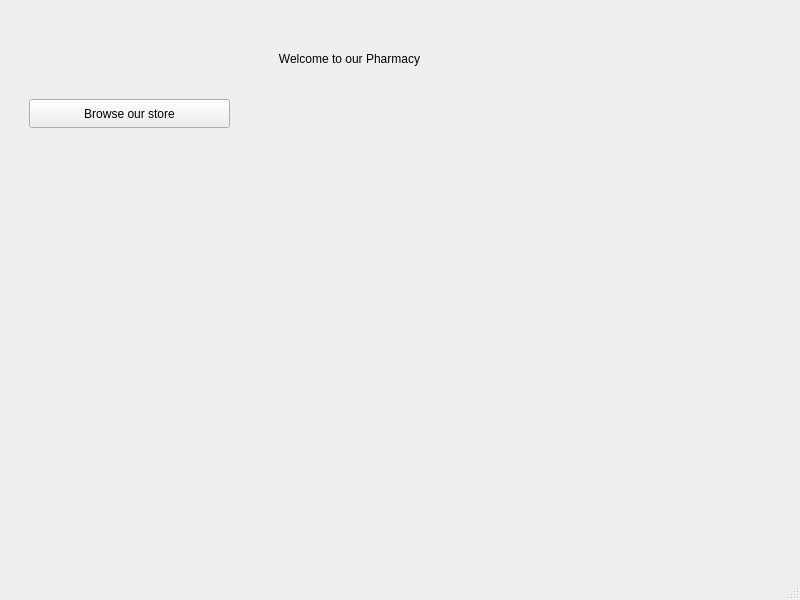
<?xml version="1.0" encoding="UTF-8"?>
<ui version="4.0">
 <class>MainWindow</class>
 <widget class="QMainWindow" name="MainWindow">
  <property name="geometry">
   <rect>
    <x>0</x>
    <y>0</y>
    <width>800</width>
    <height>600</height>
   </rect>
  </property>
  <property name="windowTitle">
   <string>MainWindow</string>
  </property>
  <widget class="QWidget" name="centralwidget">
   <layout class="QHBoxLayout" name="horizontalLayout">
    <item>
     <widget class="QStackedWidget" name="stackedWidget">
      <property name="currentIndex">
       <number>2</number>
      </property>
      <widget class="QWidget" name="page">
       <widget class="QLineEdit" name="LogUsername">
        <property name="geometry">
         <rect>
          <x>320</x>
          <y>150</y>
          <width>113</width>
          <height>28</height>
         </rect>
        </property>
        <property name="placeholderText">
         <string>Username</string>
        </property>
       </widget>
       <widget class="QLineEdit" name="LogPassword">
        <property name="geometry">
         <rect>
          <x>320</x>
          <y>210</y>
          <width>113</width>
          <height>28</height>
         </rect>
        </property>
        <property name="text">
         <string/>
        </property>
        <property name="echoMode">
         <enum>QLineEdit::EchoMode::Password</enum>
        </property>
        <property name="placeholderText">
         <string>Password</string>
        </property>
       </widget>
       <widget class="QPushButton" name="btnLogin">
        <property name="geometry">
         <rect>
          <x>420</x>
          <y>280</y>
          <width>121</width>
          <height>29</height>
         </rect>
        </property>
        <property name="text">
         <string>Log In</string>
        </property>
       </widget>
       <widget class="QPushButton" name="btnGoToRegister">
        <property name="geometry">
         <rect>
          <x>189</x>
          <y>280</y>
          <width>131</width>
          <height>29</height>
         </rect>
        </property>
        <property name="text">
         <string> Register Instead</string>
        </property>
       </widget>
      </widget>
      <widget class="QWidget" name="page_2">
       <widget class="QLineEdit" name="RegUsername">
        <property name="geometry">
         <rect>
          <x>130</x>
          <y>110</y>
          <width>113</width>
          <height>28</height>
         </rect>
        </property>
        <property name="text">
         <string/>
        </property>
        <property name="placeholderText">
         <string>Username</string>
        </property>
       </widget>
       <widget class="QLineEdit" name="RegPassword">
        <property name="geometry">
         <rect>
          <x>130</x>
          <y>170</y>
          <width>113</width>
          <height>28</height>
         </rect>
        </property>
        <property name="placeholderText">
         <string>Password</string>
        </property>
       </widget>
       <widget class="QLineEdit" name="Email">
        <property name="geometry">
         <rect>
          <x>130</x>
          <y>220</y>
          <width>113</width>
          <height>28</height>
         </rect>
        </property>
        <property name="placeholderText">
         <string>Email</string>
        </property>
       </widget>
       <widget class="QLineEdit" name="Phone">
        <property name="geometry">
         <rect>
          <x>130</x>
          <y>270</y>
          <width>113</width>
          <height>28</height>
         </rect>
        </property>
        <property name="placeholderText">
         <string>Phone</string>
        </property>
       </widget>
       <widget class="QLineEdit" name="Address">
        <property name="geometry">
         <rect>
          <x>130</x>
          <y>320</y>
          <width>113</width>
          <height>28</height>
         </rect>
        </property>
        <property name="placeholderText">
         <string>Address</string>
        </property>
       </widget>
       <widget class="QPushButton" name="btnSubmitRegister">
        <property name="geometry">
         <rect>
          <x>340</x>
          <y>170</y>
          <width>131</width>
          <height>29</height>
         </rect>
        </property>
        <property name="text">
         <string>Register</string>
        </property>
       </widget>
       <widget class="QPushButton" name="btnBackToLogin">
        <property name="geometry">
         <rect>
          <x>340</x>
          <y>310</y>
          <width>131</width>
          <height>29</height>
         </rect>
        </property>
        <property name="text">
         <string>Back to Log In</string>
        </property>
       </widget>
      </widget>
      <widget class="QWidget" name="page_4">
       <widget class="QLabel" name="label">
        <property name="geometry">
         <rect>
          <x>230</x>
          <y>40</y>
          <width>221</width>
          <height>20</height>
         </rect>
        </property>
        <property name="text">
         <string>Welcome to our Pharmacy</string>
        </property>
        <property name="alignment">
         <set>Qt::AlignmentFlag::AlignCenter</set>
        </property>
       </widget>
       <widget class="QPushButton" name="btnGoToStore">
        <property name="geometry">
         <rect>
          <x>20</x>
          <y>90</y>
          <width>201</width>
          <height>29</height>
         </rect>
        </property>
        <property name="text">
         <string>Browse our store</string>
        </property>
       </widget>
      </widget>
      <widget class="QWidget" name="page_3">
       <widget class="QListWidget" name="listMedicines">
        <property name="geometry">
         <rect>
          <x>10</x>
          <y>60</y>
          <width>761</width>
          <height>461</height>
         </rect>
        </property>
       </widget>
       <widget class="QPushButton" name="FromStoretoMenuBtn">
        <property name="geometry">
         <rect>
          <x>20</x>
          <y>20</y>
          <width>181</width>
          <height>29</height>
         </rect>
        </property>
        <property name="text">
         <string>Back to Front Page</string>
        </property>
       </widget>
       <widget class="QPushButton" name="medicineRefreshBtn">
        <property name="geometry">
         <rect>
          <x>599</x>
          <y>20</y>
          <width>101</width>
          <height>29</height>
         </rect>
        </property>
        <property name="text">
         <string>Refresh List</string>
        </property>
       </widget>
      </widget>
     </widget>
    </item>
   </layout>
  </widget>
  <widget class="QMenuBar" name="menubar">
   <property name="geometry">
    <rect>
     <x>0</x>
     <y>0</y>
     <width>800</width>
     <height>25</height>
    </rect>
   </property>
  </widget>
  <widget class="QStatusBar" name="statusbar"/>
 </widget>
 <resources/>
 <connections/>
</ui>
